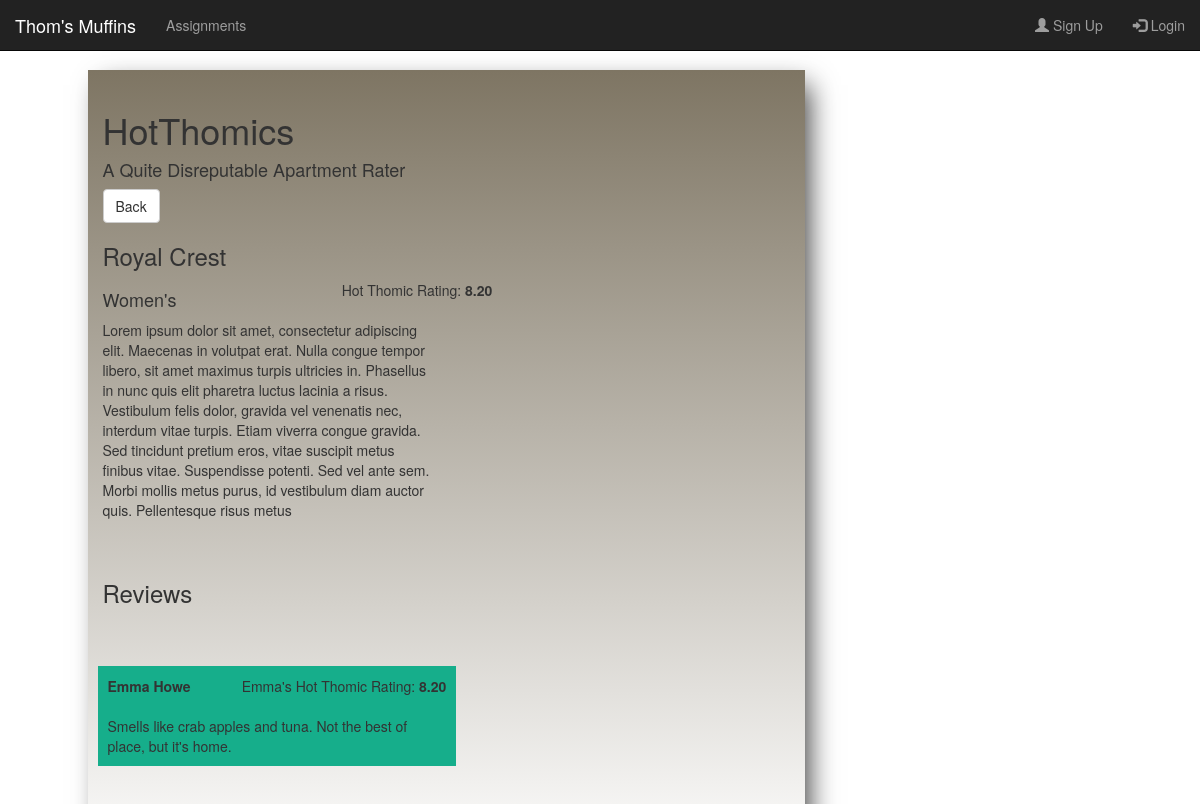
The page /assignments/phpDA/reviews.php?apt_id=4 on the database its author committed.
### tables this page shows
CREATE TABLE complex
(
	id int NOT NULL AUTO_INCREMENT,
	name varchar(255) NOT NULL,
	description varchar(500) NOT NULL,
	gender_housing boolean NOT NULL,
	average_rating decimal(4, 2) NOT NULL,
	semester_price int NOT NULL,
	PRIMARY KEY (id)
);

CREATE TABLE user_review
(
	id int PRIMARY KEY NOT NULL AUTO_INCREMENT,
	user_id int NOT NULL,
	apt_id int NOT NULL,
	review varchar(1000),
	user_rating decimal(4, 2) NOT NULL,
	FOREIGN KEY (user_id) REFERENCES user(id),
	FOREIGN KEY (apt_id) REFERENCES complex(id)
);

CREATE TABLE user
(
	id int NOT NULL AUTO_INCREMENT UNIQUE,
	first_name varchar(80) NOT NULL,
	last_name varchar(80) NOT NULL,
	gender boolean NOT NULL,
	PRIMARY KEY (id)
);

### assignments/phpDA/reviews.php (the view, shortened to what this page needs)
<?php
    require_once('./db_user1.php');
    $apt_id = htmlspecialchars($_GET['apt_id']);
    $name = $description = $gender_housing = $average_rating = $semester_price = 0;
    try
    {
        foreach($db->query("SELECT name, description, gender_housing, average_rating, semester_price FROM complex WHERE id=$apt_id") as $row)
        {
            $apt_name = $row['name'];
            $description = $row['description'];
            $gender_housing = $row['gender_housing'];
            $average_rating = $row['average_rating'];
        }
        $results = $db->query("SELECT user_review.review, user_review.user_rating, user.first_name, user.last_name FROM user_review JOIN user ON user_review.user_id = user.id WHERE apt_id=$apt_id");
        $reviews = $results->fetchAll(PDO::FETCH_ASSOC);
    }
    catch (PDOException $ex)
    {
       echo 'Error!: ' . $ex->getMessage();
       die();
    }
?>
<html>
<head>
    <link rel="stylesheet" href="https://maxcdn.bootstrapcdn.com/bootstrap/3.3.6/css/bootstrap.min.css">
    <link rel="stylesheet" type="text/css" href="/cs313/app/css/main.css">
    <link rel="stylesheet" type="text/css" href="css/nav.css">
</head>
<body>
    <div class="row">
    <div class="content_div col-md-7 col-sm-8">
        <h1>HotThomics</h1>
        <h4>A Quite Disreputable Apartment Rater</h4>
        <a type="button" class="btn btn-default" role="button" href="./hotthomics.php">Back</a>
        <?php
            echo "<h3>" . $apt_name . "</h3>";
            echo "<div class='row'>";
            if (!$gender_housing) {
                echo "<h4 class='col-md-4 pull-left'>Men's</h4>";
            } else {
                echo "<h4 class='col-md-4 pull-left'>Women's</h4>";
            }
            echo "<div class='col-md-8 pull-right'>Hot Thomic Rating: <b>" . $average_rating . "</b></div>";
            echo "</div>";
            echo "<div class='row'>";
            echo "  <div class='col-md-6'>" . $description . "</div>";
            echo "  <div class='col-md-6'></div>";
            echo "</div>";
            echo "<br />";
            echo "<br />";
            echo "<h3>Reviews</h3><br />";
            echo "<br />";
            echo "<div class='row'>";
            foreach ($reviews as $value) {
                echo "<div class='user_review col-md-6'>";
                echo "<label class='pull-left'>" . $value["first_name"] . " " . $value["last_name"] . "</label>";
                echo "<div class='pull-right'>" . $value["first_name"]. "'s Hot Thomic Rating: <b>" . $value["user_rating"] . "</b></div><br />";
                echo "<br />";
                echo "<div class='pull-left'>" . $value["review"] . "</div>";
                echo "</div>";
                echo "<div class='col-md-6'></div>";
            }
            echo "</div>";
         ?>
    </div>
</body>
</html>

### css/main.css (style rules this page uses)
body { background-image: url("../images/mountain.JPG"); background-repeat: no-repeat; background-size: cover; background-attachment: fixed; }
.content_div { top: 70px; padding-top: 20px; background: #7E7563; background: -webkit-linear-gradient(#7E7563, #fff); background: -o-linear-gradient(#7E7563, #fff); background: -moz-linear-gradient(#7E7563, #fff); background: linear-gradient(#7E7563, #fff); bottom: 0; min-height: 100%; -webkit-box-shadow: 9px 10px 26px -5px rgba(64,64,64,1); -moz-box-shadow: 9px 10px 26px -5px rgba(64,64,64,1); box-shadow: 9px 10px 26px -5px rgba(64,64,64,1); }

### assignments/phpDA/css/nav.css (style rules this page uses)
.user_review { background-color: #16ae8b; margin: 10px; padding: 10px; }

### rows shown on the page
complex: name "Royal Crest", average_rating "8.20", description "Lorem ipsum dolor sit amet, consectetur adipiscing elit. Maecenas in volutpat erat. Nulla congue tempor libero, sit amet maximus turpis ultricies in. Phasellus in nunc quis elit pharetra luctus lacinia a risus. Vestibulum felis dolor, gravida vel venenatis nec, interdum vitae turpis. Etiam viverra congue gravida. Sed tincidunt pretium eros, vitae suscipit metus finibus vitae. Suspendisse potenti. Sed vel ante sem. Morbi mollis metus purus, id vestibulum diam auctor quis. Pellentesque risus metus"
user_review: user.first_name "Emma", user.last_name "Howe", user_rating "8.20", review "Smells like crab apples and tuna. Not the best of place, but it's home."
